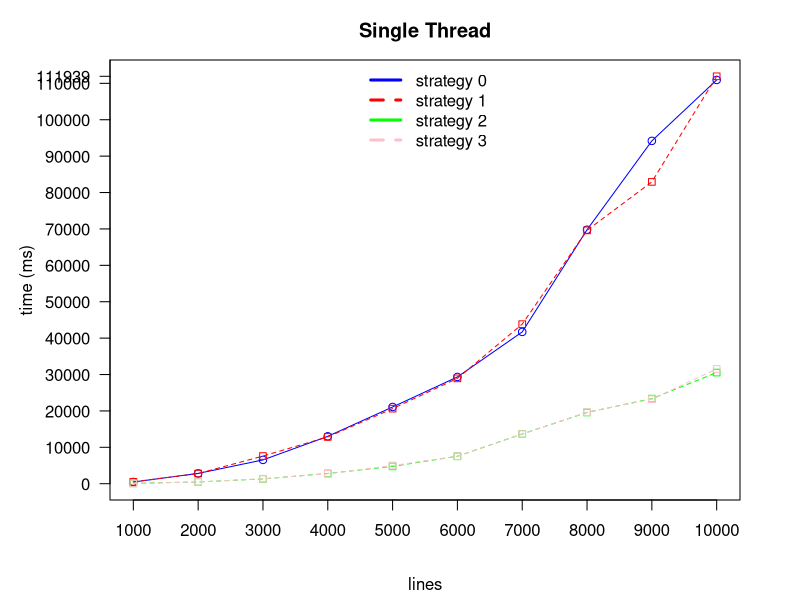
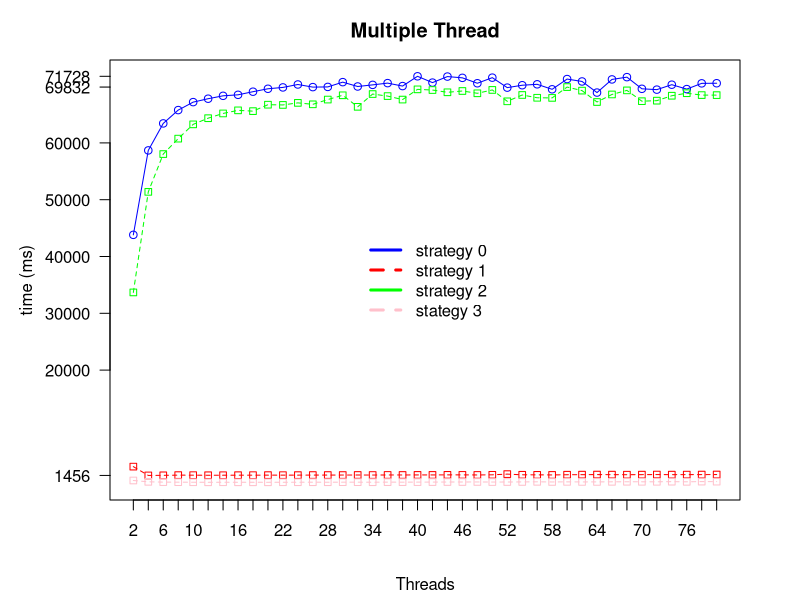
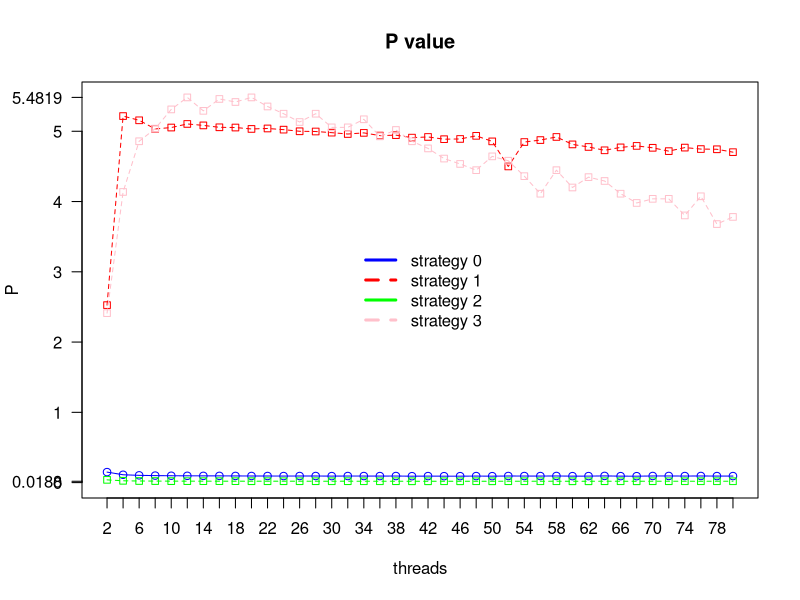
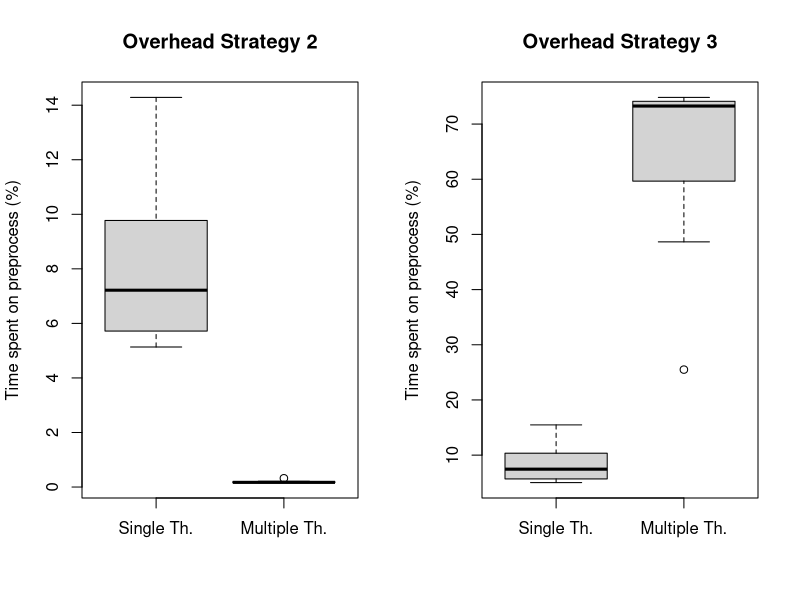
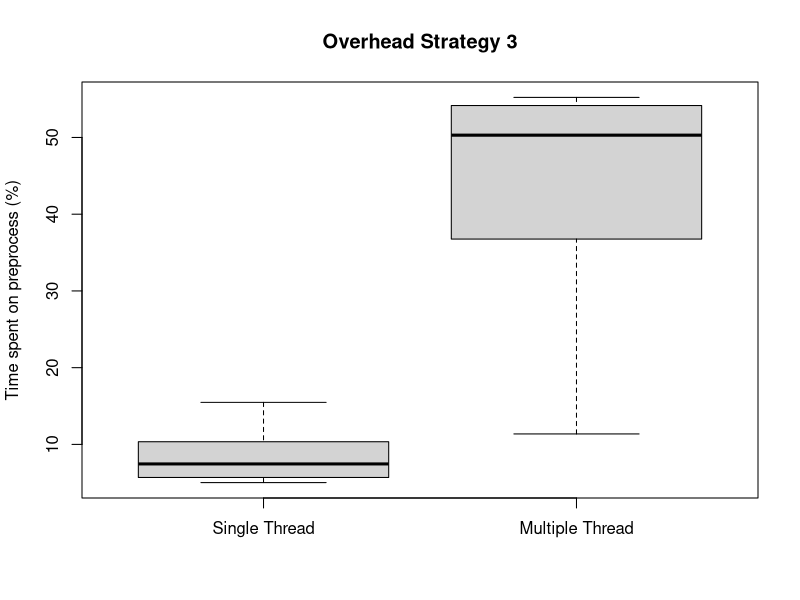
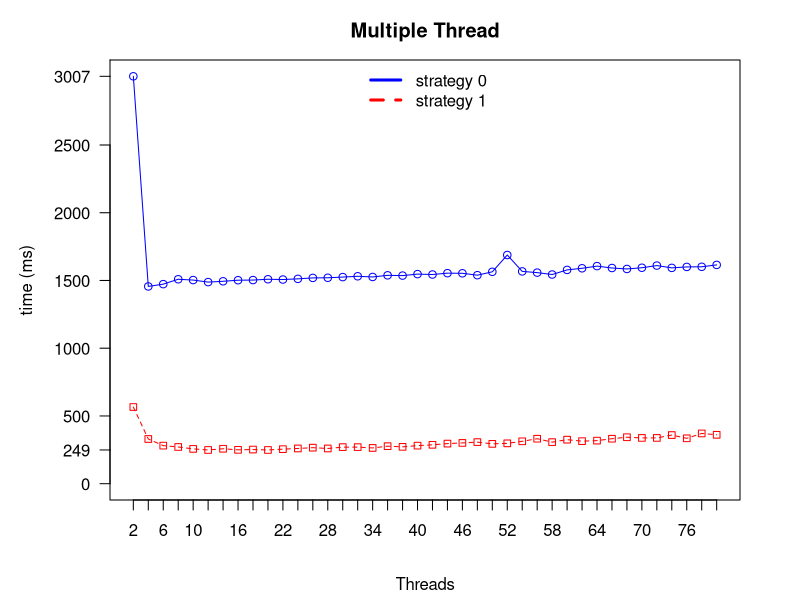

Write R code to recreate these figures, in order.
pdf("all_single.pdf", useDingbats=FALSE)
attach(mtcars)
par(mfrow=c(1,1)) 
single_a <- read.csv("strategy_0_single_thread.csv")
single_b <- read.csv("strategy_1_single_thread.csv")
single_c <- read.csv("strategy_2_single_thread.csv")
single_d <- read.csv("strategy_3_single_thread.csv")
g_range <- range(0, single_a$timeTot, single_b$timeTot,single_c$timeTot, single_d$timeTot)
par(mar=c(5,5.5,3,3), mgp=c(3.7,1,0))
plot(single_a$timeTot, type="o", col="blue",  ylim = c(0,g_range[2]), axes = FALSE, ann = FALSE)
box()
min_v = floor(min(single_a$timeTot, single_b$timeTot, single_c$timeTot) * 10^4) / 10^4
max_v = floor(max(single_a$timeTot, single_b$timeTot, single_c$timeTot) * 10^4) / 10^4
lines(single_b$timeTot,type="o", pch=22, lty=2, col="red")
lines(single_c$timeTot,type="o", pch=22, lty=2, col="green")
lines(single_d$timeTot,type="o", pch=22, lty=2, col="pink")
title(main="Single Thread", sub = "", xlab = "lines", ylab="time (ms)")
axis(2,las=1, at=10000*0:g_range[2])
axis(2,las=1, at=max_v)
#axis(2,las=1, at=max(single_c$timeTot))
axis(1, at=1:10, lab=single_a$rows)
legend("top",c("strategy 0","strategy 1","strategy 2", "strategy 3"), lty=1:2 ,lwd=3, bty="n", col=c("blue","red","green","pink"))
dev.off()


pdf("all_multiple.pdf", useDingbats=FALSE)
attach(mtcars)
par(mfrow=c(1,1)) 
multiple_a <- read.csv("strategy_0_multiple_thread.csv")
multiple_b <- read.csv("strategy_1_multiple_thread.csv")
multiple_c <- read.csv("strategy_2_multiple_thread.csv")
multiple_d <- read.csv("strategy_3_multiple_thread.csv")
par(mar=c(5,5.5,3,3), mgp=c(3.7,1,0))
g_range <- range(0, multiple_a$timeTot, multiple_b$timeTot,multiple_c$timeTot)
min_v = floor(min(multiple_a$timeTot, multiple_b$timeTot,multiple_c$timeTot) * 10^4) / 10^4
max_v = floor(max(multiple_a$timeTot, multiple_b$timeTot,multiple_c$timeTot) * 10^4) / 10^4
plot(multiple_a$timeTot, type="o", col="blue",  ylim = c(0,g_range[2]), axes = FALSE, ann = FALSE)
box()
lines(multiple_b$timeTot,type="o", pch=22, lty=2, col="red")
lines(multiple_c$timeTot,type="o", pch=22, lty=2, col="green")
lines(multiple_d$timeTot,type="o", pch=22, lty=2, col="pink")
title(main="Multiple Thread", sub = "", xlab = "Threads", ylab="time (ms)")
#axis(2,las=1, at=30000*(90000:g_range[2]))
axis(2,las=1, at=seq(20000,60000,10000))
axis(2,las=1, at=max(multiple_c$timeTot))
if(min_v != 0) axis(2,las=1, at=min_v)
axis(2,las=1, at=max_v)
axis(1, at=1:40, lab=multiple_a$threads)
legend("center",c("strategy 0","strategy 1","strategy 2","stategy 3"), lty=1:2 ,lwd=3, bty="n", col=c("blue","red","green","pink"))
dev.off()


pdf("speedup.pdf", useDingbats=FALSE)
attach(mtcars)
par(mfrow=c(1,1)) 
single_a <- read.csv("strategy_0_single_thread.csv")
single_b <- read.csv("strategy_1_single_thread.csv")
single_c <- read.csv("strategy_2_single_thread.csv")
single_d <- read.csv("strategy_3_single_thread.csv")
multiple_a <- read.csv("strategy_0_multiple_thread.csv")
multiple_b <- read.csv("strategy_1_multiple_thread.csv")
multiple_c <- read.csv("strategy_2_multiple_thread.csv")
multiple_d <- read.csv("strategy_3_multiple_thread.csv")
p_a <- single_a[3,]
p_b <- single_b[3,]
p_c <- single_c[3,]
p_d <- single_d[3,]
p_a <- p_a$timeTot
p_b <- p_b$timeTot
p_c <- p_c$timeTot
p_d <- p_d$timeTot
timeA <- multiple_a$timeTot
timeB <- multiple_b$timeTot
timeC <- multiple_c$timeTot
timeD <- multiple_d$timeTot
histoA <- c()
histoB <- c()
histoC <- c()
histoD <- c()
for (i in 1:length(timeA)) histoA[i] <- p_a / timeA[i]
for (i in 1:length(timeB)) histoB[i] <- p_b / timeB[i]
for (i in 1:length(timeC)) histoC[i] <- p_c / timeC[i]
for (i in 1:length(timeD)) histoD[i] <- p_d / timeD[i]
g_range <- range(0, histoA, histoB, histoC, histoD)
min_v <- floor(min( histoA, histoB, histoC, histoD) * 10^4) / 10^4
max_v <- floor(max( histoA, histoB, histoC, histoD) * 10^4) / 10^4
plot(histoA, type="o", col="blue", ylim = c(0,g_range[2]), axes = FALSE, ann = FALSE)
box()
lines(histoB,type="o", pch=22, lty=2, col="red")
lines(histoC,type="o", pch=22, lty=2, col="green")
lines(histoD,type="o", pch=22, lty=2, col="pink")
title(main="P value", sub = "", xlab = "threads", ylab="P")
axis(2, las=1, at=0:g_range[2])
axis(2, las=1, at=min_v)
axis(2, las=1, at=max_v)
axis(1, at=1:40, lab=multiple_c$threads)
legend("center",c("strategy 0","strategy 1","strategy 2", "strategy 3"), lty=1:2 ,lwd=3, bty="n", col=c("blue","red","green","pink"))
dev.off()


pdf("init_phase.pdf", useDingbats=FALSE)
attach(mtcars)
par(mfrow=c(1,2)) 
single_c <- read.csv("strategy_2_single_thread.csv")
multiple_c <- read.csv("strategy_2_multiple_thread.csv")
single_d <- read.csv("strategy_3_single_thread.csv")
multiple_d <- read.csv("strategy_3_multiple_thread.csv")
timeC <- single_c$timeTot
timeInitC <- single_c$timeData
dataC <- c()
timeD <- single_d$timeTot
timeInitD <- single_d$timeData
dataD <- c()
m_timeC <- multiple_c$timeTot
m_timeInitC <- multiple_c$timeData
m_dataC <- c()
m_timeD <- multiple_d$timeTot
m_timeInitD <- multiple_d$timeData
m_dataD <- c()
for (i in 1:length(timeC)) dataC[i] <- timeInitC[i] / (timeC[i] - timeInitC[i]) * 100
for (i in 1:length(timeC)) m_dataC[i] <- m_timeInitC[i] / (m_timeC[i] - m_timeInitC[i]) * 100
for (i in 1:length(timeD)) dataD[i] <- timeInitD[i] / (timeD[i] - timeInitD[i]) * 100
for (i in 1:length(timeD)) m_dataD[i] <- m_timeInitD[i] / (m_timeD[i] - m_timeInitD[i]) * 100
boxplot(dataC, m_dataC, names = c("Single Th.", "Multiple Th."))
title(main="Overhead Strategy 2", sub = "", xlab = "", ylab="Time spent on preprocess (%)")
boxplot(dataD, m_dataD, names = c("Single Th.", "Multiple Th."))
title(main="Overhead Strategy 3", sub = "", xlab = "", ylab="Time spent on preprocess (%)")
dev.off()

pdf("init_phase_strategy_3.pdf", useDingbats=FALSE)
attach(mtcars)
par(mfrow=c(1,1)) 
single_d <- read.csv("strategy_3_single_thread.csv")
multiple_d <- read.csv("strategy_3_init.csv")
timeD <- single_d$timeTot
timeInitD <- single_d$timeData
dataD <- c()
m_timeD <- multiple_d$timeTot
m_timeInitD <- multiple_d$timeData
m_dataD <- c()
for (i in 1:length(timeD)) dataD[i] <- timeInitD[i] / (timeD[i] - timeInitD[i]) * 100
for (i in 1:length(timeD)) m_dataD[i] <- m_timeInitD[i] / (m_timeD[i] - m_timeInitD[i]) * 100
boxplot(dataD, m_dataD, names = c("Single Thread", "Multiple Thread"))
title(main="Overhead Strategy 3", sub = "", xlab = "", ylab="Time spent on preprocess (%)")
dev.off()

pdf("strategy_1_3.pdf", useDingbats=FALSE)
attach(mtcars)
par(mfrow=c(1,1)) 
multiple_a <- read.csv("strategy_1_multiple_thread.csv")
multiple_b <- read.csv("strategy_3_multiple_thread.csv")
par(mar=c(5,5.5,3,3), mgp=c(3.7,1,0))
g_range <- range(0, multiple_a$timeTot, multiple_b$timeTot)
min_v = floor(min(multiple_a$timeTot, multiple_b$timeTot) * 10^4) / 10^4
max_v = floor(max(multiple_a$timeTot, multiple_b$timeTot) * 10^4) / 10^4
plot(multiple_a$timeTot, type="o", col="blue",  ylim = c(0,g_range[2]), axes = FALSE, ann = FALSE)
box()
lines(multiple_b$timeTot,type="o", pch=22, lty=2, col="red")
title(main="Multiple Thread", sub = "", xlab = "Threads", ylab="time (ms)")
#axis(2,las=1, at=30000*(90000:g_range[2]))
axis(2,las=1, at=seq(0,2900,500))
axis(2,las=1, at=max(multiple_c$timeTot))
if(min_v != 0) axis(2,las=1, at=min_v)
axis(2,las=1, at=max_v)
axis(1, at=1:40, lab=multiple_a$threads)
legend("top",c("strategy 0","strategy 1"), lty=1:2 ,lwd=3, bty="n", col=c("blue","red","green","pink"))
dev.off()

